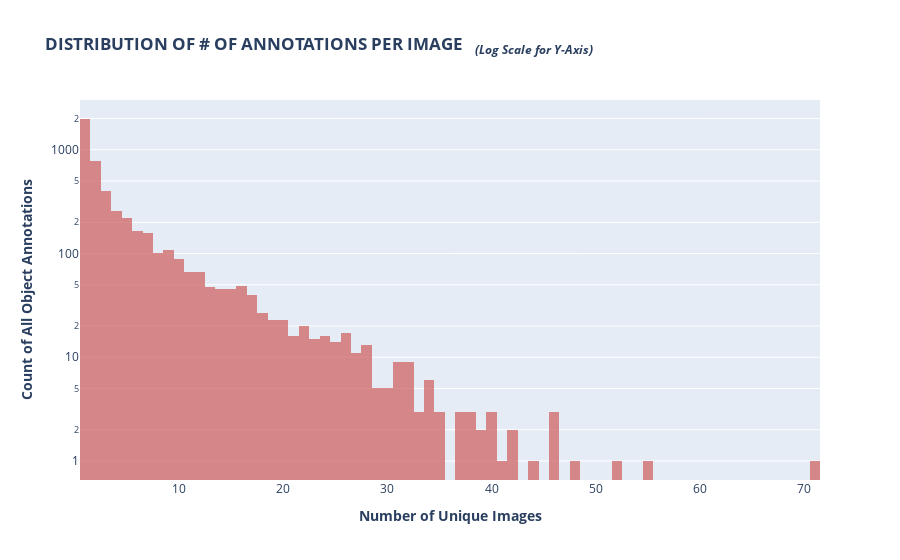

The notebook cell saved with this chart:
### Code cell
fig = px.histogram(train_df.image_id.value_counts(), 
                   log_y=True, color_discrete_sequence=['indianred'], opacity=0.7,
                   labels={"value":"Number of Annotations Per Image"},
                   title="<b>DISTRIBUTION OF # OF ANNOTATIONS PER IMAGE   " \
                         "<i><sub>(Log Scale for Y-Axis)</sub></i></b>",
                   )
fig.update_layout(showlegend=False,
                  xaxis_title="<b>Number of Unique Images</b>",
                  yaxis_title="<b>Count of All Object Annotations</b>",)
fig.show()

### Figure 1 — Plotly figure (JSON) as saved in the notebook; plotly's stock layout.template omitted (floating-point values rounded to 4 significant figures; data arrays with more than 128 entries replaced by an {"elided": "..."} marker saying what was removed)
{"data": [{"alignmentgroup": "True", "bingroup": "x", "hovertemplate": "variable=image_id<br>Number of Annotations Per Image=%{x}<br>count=%{y}<extra></extra>", "legendgroup": "image_id", "marker": {"color": "indianred", "opacity": 0.7, "pattern": {"shape": ""}}, "name": "image_id", "offsetgroup": "image_id", "orientation": "v", "showlegend": true, "type": "histogram", "x": {"elided": "4883 int values"}, "xaxis": "x", "yaxis": "y"}], "layout": {"barmode": "relative", "legend": {"title": {"text": "variable"}, "tracegroupgap": 0}, "showlegend": false, "title": {"text": "<b>DISTRIBUTION OF # OF ANNOTATIONS PER IMAGE   <i><sub>(Log Scale for Y-Axis)</sub></i></b>"}, "xaxis": {"anchor": "y", "domain": [0, 1], "title": {"text": "<b>Number of Unique Images</b>"}}, "yaxis": {"anchor": "x", "domain": [0, 1], "title": {"text": "<b>Count of All Object Annotations</b>"}, "type": "log"}}}
